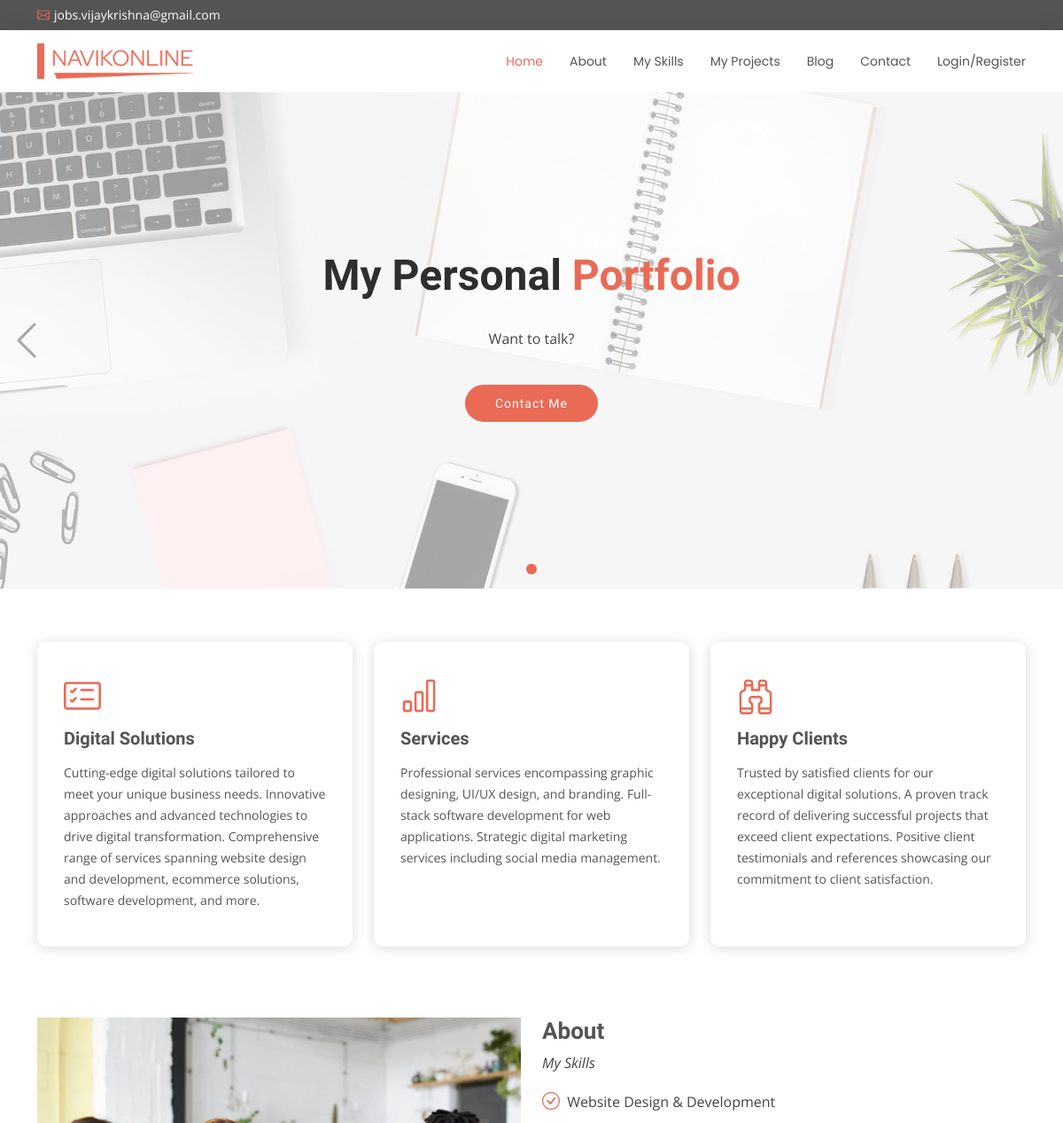
The app's page / (upper part), older data.
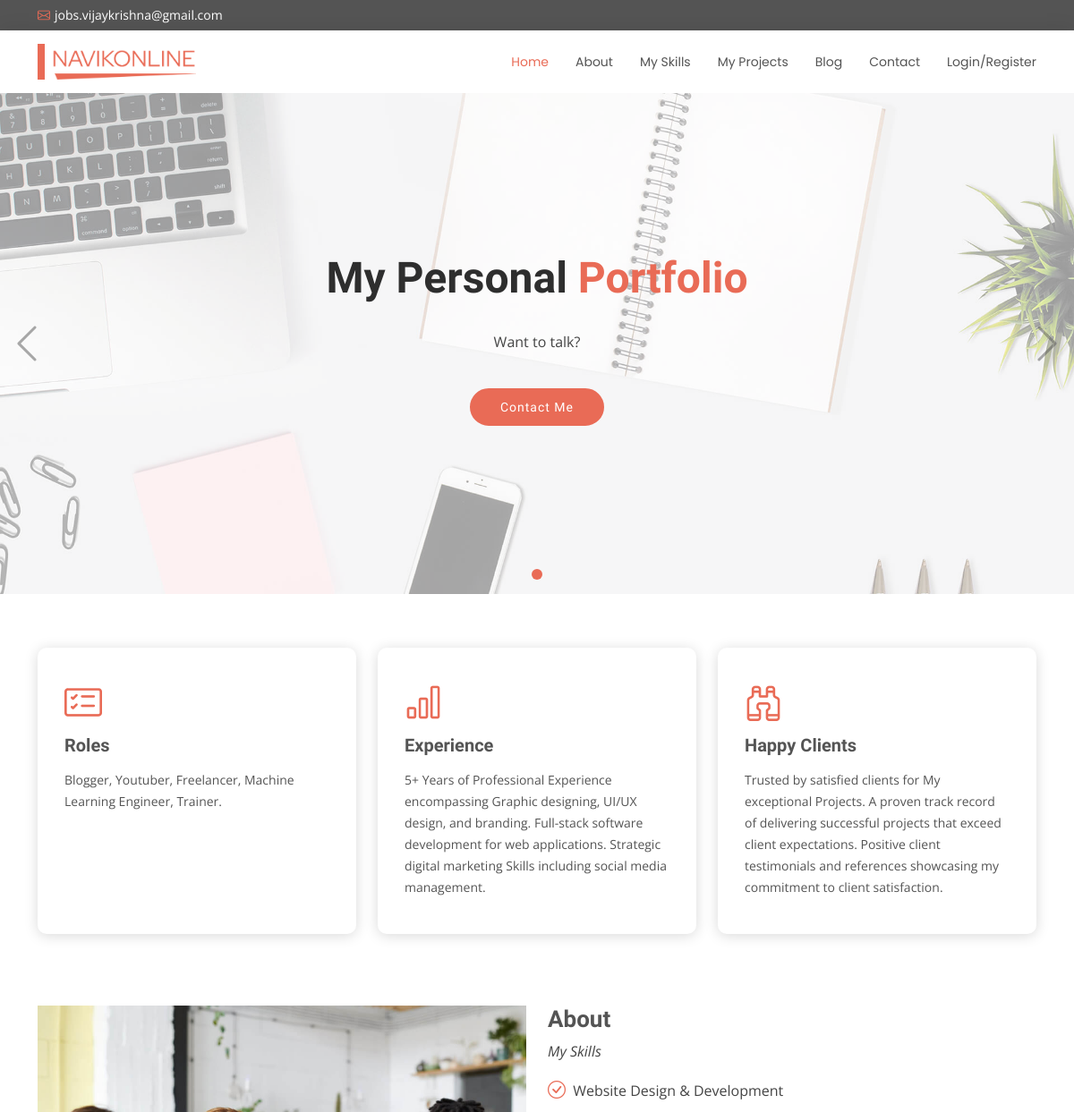
The same page, newer data.
### myapp/models.py (models this page shows, shortened)
class Feature(models.Model):
    name = models.CharField(max_length = 100)
    details = models.CharField(max_length =500)
    class meta:
        verbose_name = 'Feature'
        verbose_name_plural = 'Features'

### myapp/views.py (the view)
# urls.py: path('', views.pages.home, name = 'home'),
    @staticmethod
    def home(request):
        features = Feature.objects.all()[:3]
        products = Product.objects.all()
        context = {
            'feature1': features[0] if len(features) > 0 else None,
            'feature2': features[1] if len(features) > 1 else None,
            'feature3': features[2] if len(features) > 2 else None,
            'products': products
        }
        return render(request, 'templates/pages/index.html', context)

### templates/pages/index.html (shortened to what the changed rows need)
{% load static %}
<!DOCTYPE html>
<html lang="en">
<head>
  <link href="{% static 'assets/vendor/animate.css/animate.min.css' %}" rel="stylesheet">
  <link href="{% static 'assets/vendor/bootstrap/css/bootstrap.min.css' %}" rel="stylesheet">
  <link href="{% static 'assets/vendor/bootstrap-icons/bootstrap-icons.css' %}" rel="stylesheet">
  <link href="{% static 'assets/vendor/boxicons/css/boxicons.min.css' %}" rel="stylesheet">
  <link href="{% static 'assets/vendor/glightbox/css/glightbox.min.css' %}" rel="stylesheet">
  <link href="{% static 'assets/vendor/swiper/swiper-bundle.min.css' %}" rel="stylesheet">
  <link href="{% static 'assets/css/style.css' %}" rel="stylesheet">
</head>
<body>
  <header id="header" class="d-flex align-items-center">
    <div class="container d-flex justify-content-between align-items-center">
      <div class="logo">
        <h1><a href="/"><img src="{% static 'assets/img/logo.png' %}" alt="logo"/></a></h1>
      </div>
    </div>
  </header>
  <section id="hero">
    <div class="hero-container">
      <div id="heroCarousel" data-bs-interval="5000" class="carousel slide carousel-fade" data-bs-ride="carousel">
        <div class="carousel-inner" role="listbox">
          <div class="carousel-item active" style="background-image: url(static/assets/img/slide/slide-1.jpg)">
            <div class="carousel-container">
              <div class="carousel-content">
                {% if user.is_authenticated %}
                {% for message in messages %}
                <h3>{{message}}</h3>
                <a href="{% url 'file_detail' file_id=file_id %}" class="btn-get-started animate__animated animate__fadeInUp">Download</a>
                {% endfor %}
                <h2 class="animate__animated animate__fadeInDown">Welcome, <span>{{user.username}}</span></h2>
                <a href="{% url 'Templates' %}" class="btn-get-started animate__animated animate__fadeInUp">Browse Templates</a>
                {% else %}
                <h2 class="animate__animated animate__fadeInDown">My Personal<span> Portfolio</span></h2>
                {% endif %}
              </div>
            </div>
          </div>
        </div>
      </div>
    </div>
  </section>
  <main id="main">
    <section id="featured" class="featured">
      <div class="container">
        <div class="row">
          <div class="col-lg-4">
            <div class="icon-box">
              <i class="bi bi-card-checklist"></i>
              <h3><a href="">{{feature1.name}}</a></h3>
              <p>{{feature1.details}}</p>
            </div>
          </div>
          <div class="col-lg-4 mt-4 mt-lg-0">
            <div class="icon-box">
              <i class="bi bi-bar-chart"></i>
              <h3><a href="">{{feature2.name}}</a></h3>
              <p>{{feature2.details}}</p>
            </div>
          </div>
          <div class="col-lg-4 mt-4 mt-lg-0">
            <div class="icon-box">
              <i class="bi bi-binoculars"></i>
              <h3><a href="">{{feature3.name}}</a></h3>
              <p>{{feature3.details}}</p>
            </div>
          </div>
        </div>
      </div>
    </section>
  </main>
</body>
</html>

Row changes from the older to the newer data that the page shows:
changed Feature: name "Digital Solutions" → "Roles"; details "Cutting-edge digital solutions tailored to meet your unique business needs. Innovative approaches and advanced technologies to drive digital transformation. Comprehensive range of services spanning website design and development, ecommerce solutions, software development, and more." → "Blogger, Youtuber, Freelancer, Machine Learning Engineer, Trainer."
changed Feature: name "Services" → "Experience"; details "Professional services encompassing graphic designing, UI/UX design, and branding. Full-stack software development for web applications. Strategic digital marketing services including social media management." → "5+ Years of Professional Experience encompassing Graphic designing, UI/UX design, and branding. Full-stack software development for web applications. Strategic digital marketing Skills including social media management."
changed Feature "Happy Clients": details "…by satisfied clients for our exceptional digital solutions. A proven track record of delivering successful projects that exceed client expectations. Positive client testimonials and references showcasing our commitment to client satisfaction." → "…by satisfied clients for My exceptional Projects. A proven track record of delivering successful projects that exceed client expectations. Positive client testimonials and references showcasing my commitment to client satisfaction."
